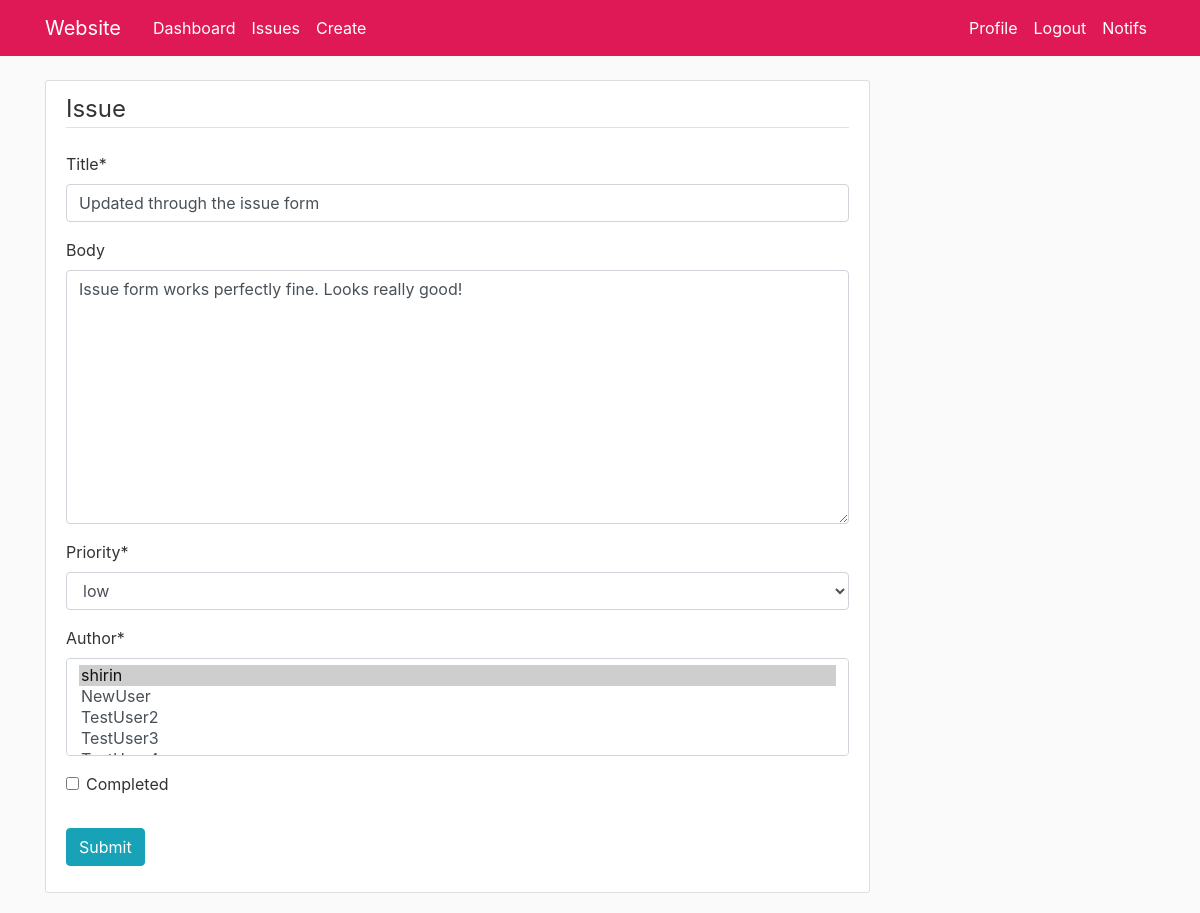
/issue/6/update (signed in), run on an earlier commit of the app's database.
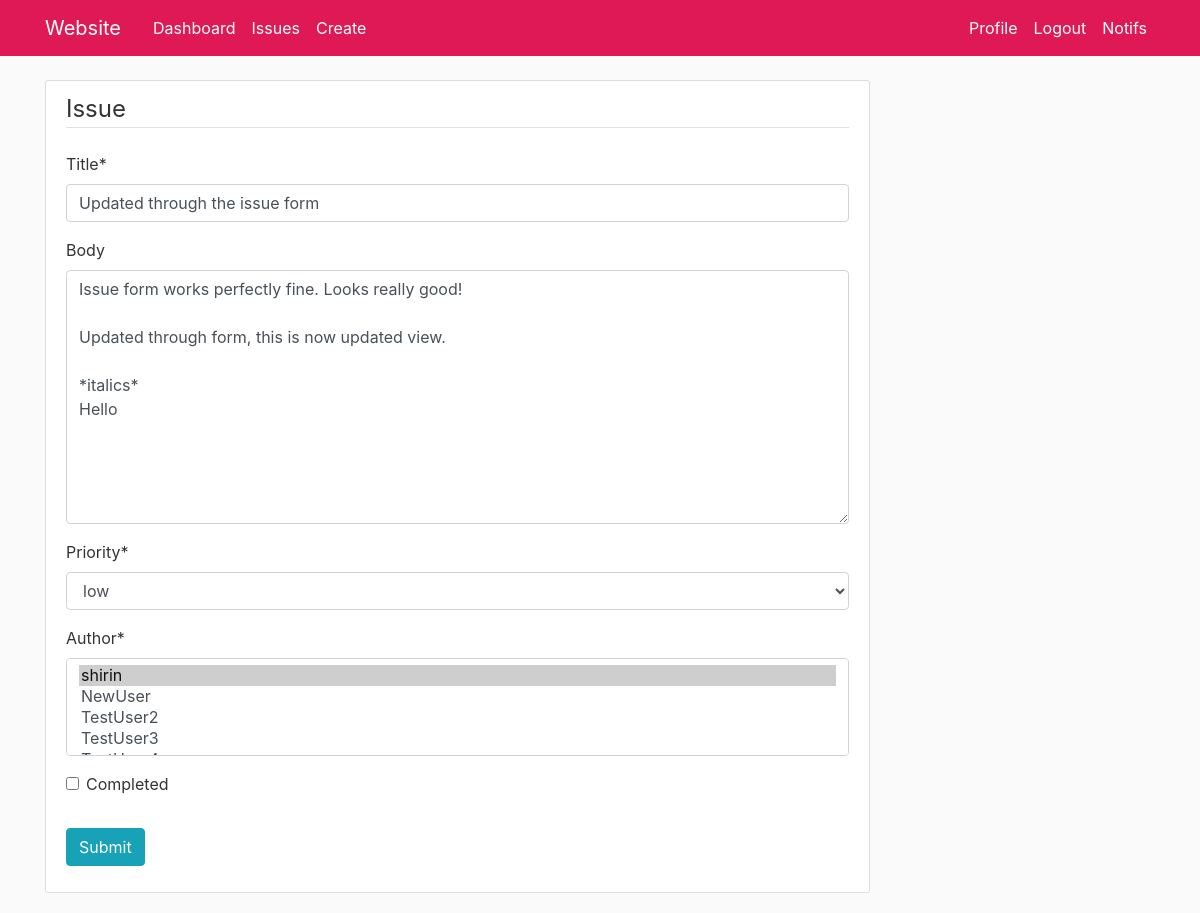
And on a later commit of the database.
### issue/models.py (models this page shows, shortened)
class Issue(models.Model):
    PRIORITY_CHOICES= (
        ('high','high'),
        ('medium','medium'),
        ('low', 'low')
    )
    title=models.CharField(max_length=100)
    content=RichTextUploadingField(verbose_name='Body',null=True,blank=True)
    date_created=models.DateTimeField(default=timezone.now)
    priority=models.CharField(max_length=30, choices=PRIORITY_CHOICES)
    author = models.ManyToManyField(User)
    completed = models.BooleanField(default=False)

### issue/views.py (the view, shortened to what this page needs)
# urls.py: path('<int:pk>/update', views.IssueUpdateView.as_view(), name='issue-update'),
class IssueUpdateView(LoginRequiredMixin, UserPassesTestMixin, UpdateView):
    model = Issue
    form_class = IssueUpdateForm
    def test_func(self):
        post= self.get_object()
        if self.request.user in post.author.all() or self.request.user.has_perm('issue.change_issue'):
            return True
        else:
            return False

### issue/forms.py
class IssueUpdateForm(forms.ModelForm):
    class Meta:
        model = Issue
        fields= ['title', 'content', 'priority', 'author', 'completed']

### issue/templates/issue/issue_form.html (shortened to what this page needs)
{% extends "issue/base.html" %}
{% load crispy_forms_tags %}
    {% block content %}
    <div class="col-md-9">
        <div class="content-section">
            <form method="POST">
                <fieldset class ="form-group">
                    <legend class="border-bottom mb-4">
                        Issue
                    </legend>
                    {{form| crispy}}
                </fieldset>
                <div class="form-group">
                    <button class="btn btn-info" type="submit" id="completed">Submit</button>
                </div>
            </form>
        </div>
    </div>
{%endblock content%}

What changed in the data, as far as the page shows it:
changed Issue "Updated through the issue form": content "Issue form works perfectly fine. Looks really good!" → "Issue form works perfectly fine. Looks really good! Updated through form, this is now updated view. *italics* Hello"
